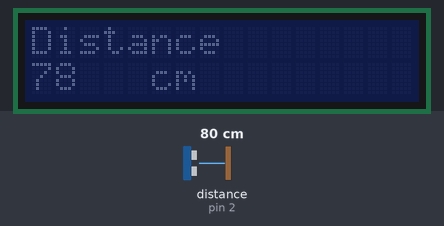
Bench run of a sketch on a simulated Arduino Uno, built with avr-gcc and run on an emulated ATmega328P. On the bench: 16×2 character LCD. Wiring (inferred from the names in the program): ultrasonic range finder: trigger pin 3; echo pin 2. Inputs (shaded band) come from the test bench; at power-on: distance to the obstacle (sensor on pin 2) 80 cm. The echo pulse lasts 58.3 µs per cm; what the sketch prints to the serial monitor is not drawn.

Above: at 1.2 s.
1.3 s: distance to the obstacle (sensor on pin 2) set to 2 cm
At 2.9 s:
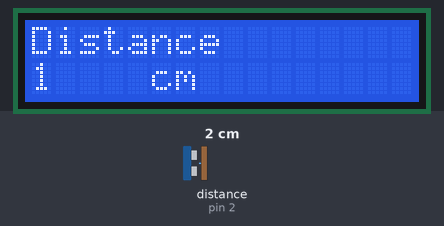
4.6 s: distance to the obstacle (sensor on pin 2) set to 4 cm
At 6.9 s:
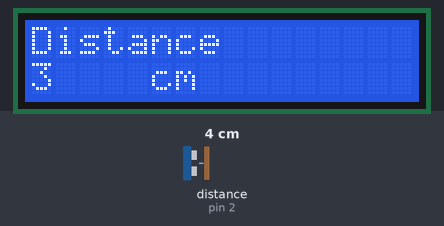
8.6 s: distance to the obstacle (sensor on pin 2) set to 9 cm
At 12.0 s:
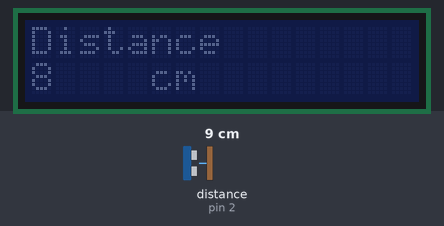
Timing chart, 0 to 13.5 s (numbered marks = the images above; inputs shaded):
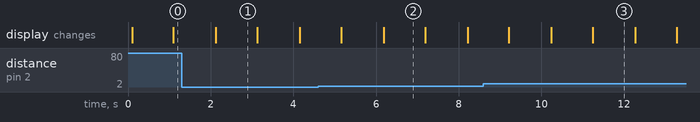

The sketch:

dist_teste.ino.ino
```cpp
#include <Wire.h>
#include <LiquidCrystal_I2C.h>
//Inicializa o display no endereco 0x27
LiquidCrystal_I2C lcd(0x27, 16, 2);

#define echoPin 2 // attach pin D2 Arduino to pin Echo of HC-SR04
#define trigPin 3 //attach pin D3 Arduino to pin Trig of HC-SR04

long duration; // variable for the duration of sound wave travel
int distance; // variable for the distance measurement


void setup()
{
 lcd.init();
 pinMode(trigPin, OUTPUT); // Sets the trigPin as an OUTPUT
 pinMode(echoPin, INPUT); // Sets the echoPin as an INPUT
 Serial.begin(9600); // // Serial Communication is starting with 9600 of baudrate speed
 Serial.println("Ultrasonic Sensor HC-SR04 Test"); // print some text in Serial Monitor
 Serial.println("with Arduino UNO R3");
}

void loop()
{
    // Clears the trigPin condition
  digitalWrite(trigPin, LOW);
  delayMicroseconds(2);
  // Sets the trigPin HIGH (ACTIVE) for 10 microseconds
  digitalWrite(trigPin, HIGH);
  delayMicroseconds(10);
  digitalWrite(trigPin, LOW);
  // Reads the echoPin, returns the sound wave travel time in microseconds
  duration = pulseIn(echoPin, HIGH);
  // Calculating the distance
  distance = duration * 0.034 / 2; // Speed of sound wave divided by 2 (go and back)
  // Displays the distance on the Serial Monitor
  Serial.print("Distance: ");
  Serial.print(distance);
  Serial.println(" cm");

  lcd.setBacklight(HIGH);
  lcd.setCursor(0,0);
  lcd.print("Distance");
  lcd.setCursor(0,1);
  lcd.print("              ");
  lcd.setCursor(0,1);
  lcd.print(distance);
  lcd.setCursor(5, 1);
  lcd.print("cm");
  delay(1000);
  lcd.setBacklight(LOW);
  delay(1000);
}
```

Measured:
- after the input at 1.3 s, the display: changes after 0.83 s (image 1)
- after the input at 4.6 s, the display: first differs from a run without the input after 1.6 s (image 2)
- after the input at 8.6 s, the display: first differs from a run without the input after 1.6 s (image 3 shows a later state)
- what the display in image 1 shows lasts 1.0 s, from 2.1 s to 3.1 s
